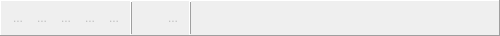
<?xml version="1.0" encoding="UTF-8"?>
<ui version="4.0">
 <class>TableToolBar</class>
 <widget class="QWidget" name="TableToolBar">
  <property name="geometry">
   <rect>
    <x>0</x>
    <y>0</y>
    <width>500</width>
    <height>36</height>
   </rect>
  </property>
  <property name="minimumSize">
   <size>
    <width>0</width>
    <height>32</height>
   </size>
  </property>
  <property name="windowTitle">
   <string>Form</string>
  </property>
  <property name="styleSheet">
   <string notr="true"/>
  </property>
  <layout class="QGridLayout" name="gridLayout">
   <property name="leftMargin">
    <number>0</number>
   </property>
   <property name="topMargin">
    <number>0</number>
   </property>
   <property name="rightMargin">
    <number>0</number>
   </property>
   <property name="bottomMargin">
    <number>0</number>
   </property>
   <property name="spacing">
    <number>0</number>
   </property>
   <item row="0" column="0">
    <widget class="QFrame" name="frame">
     <property name="minimumSize">
      <size>
       <width>0</width>
       <height>24</height>
      </size>
     </property>
     <property name="frameShape">
      <enum>QFrame::Shape::Panel</enum>
     </property>
     <property name="frameShadow">
      <enum>QFrame::Shadow::Raised</enum>
     </property>
     <layout class="QGridLayout" name="gridLayout_2">
      <property name="leftMargin">
       <number>5</number>
      </property>
      <property name="topMargin">
       <number>0</number>
      </property>
      <property name="rightMargin">
       <number>0</number>
      </property>
      <property name="bottomMargin">
       <number>0</number>
      </property>
      <property name="spacing">
       <number>1</number>
      </property>
      <item row="0" column="0">
       <layout class="QHBoxLayout" name="horizontalLayout_2">
        <property name="spacing">
         <number>0</number>
        </property>
        <item>
         <widget class="QToolButton" name="btnAdd">
          <property name="enabled">
           <bool>false</bool>
          </property>
          <property name="minimumSize">
           <size>
            <width>24</width>
            <height>24</height>
           </size>
          </property>
          <property name="toolTip">
           <string>Добавить элемент</string>
          </property>
          <property name="text">
           <string>...</string>
          </property>
          <property name="icon">
           <iconset resource="../res/controls_resource.qrc">
            <normaloff>:/img/itemAdd.png</normaloff>:/img/itemAdd.png</iconset>
          </property>
          <property name="autoRaise">
           <bool>true</bool>
          </property>
         </widget>
        </item>
        <item>
         <widget class="QToolButton" name="btnAddGroup">
          <property name="enabled">
           <bool>false</bool>
          </property>
          <property name="text">
           <string>...</string>
          </property>
          <property name="icon">
           <iconset resource="../res/controls_resource.qrc">
            <normaloff>:/img/addGroup.png</normaloff>:/img/addGroup.png</iconset>
          </property>
          <property name="autoRaise">
           <bool>true</bool>
          </property>
         </widget>
        </item>
        <item>
         <widget class="QToolButton" name="btnEdit">
          <property name="enabled">
           <bool>false</bool>
          </property>
          <property name="minimumSize">
           <size>
            <width>24</width>
            <height>24</height>
           </size>
          </property>
          <property name="toolTip">
           <string>Изменить элемент</string>
          </property>
          <property name="text">
           <string>...</string>
          </property>
          <property name="icon">
           <iconset resource="../res/controls_resource.qrc">
            <normaloff>:/img/itemEdit.png</normaloff>:/img/itemEdit.png</iconset>
          </property>
          <property name="autoRaise">
           <bool>true</bool>
          </property>
         </widget>
        </item>
        <item>
         <widget class="QToolButton" name="btnMoveTo">
          <property name="enabled">
           <bool>false</bool>
          </property>
          <property name="text">
           <string>...</string>
          </property>
          <property name="icon">
           <iconset resource="../res/controls_resource.qrc">
            <normaloff>:/img/move_to.png</normaloff>:/img/move_to.png</iconset>
          </property>
          <property name="autoRaise">
           <bool>true</bool>
          </property>
         </widget>
        </item>
        <item>
         <widget class="QToolButton" name="btnDelete">
          <property name="enabled">
           <bool>false</bool>
          </property>
          <property name="minimumSize">
           <size>
            <width>24</width>
            <height>24</height>
           </size>
          </property>
          <property name="toolTip">
           <string>Удалить</string>
          </property>
          <property name="text">
           <string>...</string>
          </property>
          <property name="icon">
           <iconset resource="../res/controls_resource.qrc">
            <normaloff>:/img/delete.png</normaloff>:/img/delete.png</iconset>
          </property>
          <property name="autoRaise">
           <bool>true</bool>
          </property>
         </widget>
        </item>
        <item>
         <widget class="QLabel" name="separator1">
          <property name="frameShape">
           <enum>QFrame::Shape::VLine</enum>
          </property>
          <property name="frameShadow">
           <enum>QFrame::Shadow::Raised</enum>
          </property>
          <property name="text">
           <string/>
          </property>
         </widget>
        </item>
        <item>
         <widget class="QToolButton" name="btnMoveUp">
          <property name="enabled">
           <bool>false</bool>
          </property>
          <property name="minimumSize">
           <size>
            <width>24</width>
            <height>24</height>
           </size>
          </property>
          <property name="toolTip">
           <string>Переместить вверх</string>
          </property>
          <property name="text">
           <string/>
          </property>
          <property name="icon">
           <iconset resource="../res/controls_resource.qrc">
            <normaloff>:/img/moveup.png</normaloff>:/img/moveup.png</iconset>
          </property>
          <property name="autoRaise">
           <bool>true</bool>
          </property>
         </widget>
        </item>
        <item>
         <widget class="QToolButton" name="btnMoveDown">
          <property name="enabled">
           <bool>false</bool>
          </property>
          <property name="minimumSize">
           <size>
            <width>24</width>
            <height>24</height>
           </size>
          </property>
          <property name="toolTip">
           <string>Переместить вниз</string>
          </property>
          <property name="text">
           <string>...</string>
          </property>
          <property name="icon">
           <iconset resource="../res/controls_resource.qrc">
            <normaloff>:/img/movedown.png</normaloff>:/img/movedown.png</iconset>
          </property>
          <property name="autoRaise">
           <bool>true</bool>
          </property>
         </widget>
        </item>
        <item>
         <widget class="QLabel" name="separator2">
          <property name="frameShape">
           <enum>QFrame::Shape::VLine</enum>
          </property>
          <property name="frameShadow">
           <enum>QFrame::Shadow::Raised</enum>
          </property>
          <property name="text">
           <string/>
          </property>
         </widget>
        </item>
        <item>
         <spacer name="horizontalSpacer">
          <property name="orientation">
           <enum>Qt::Orientation::Horizontal</enum>
          </property>
          <property name="sizeHint" stdset="0">
           <size>
            <width>40</width>
            <height>20</height>
           </size>
          </property>
         </spacer>
        </item>
       </layout>
      </item>
     </layout>
    </widget>
   </item>
  </layout>
 </widget>
 <resources>
  <include location="../res/controls_resource.qrc"/>
 </resources>
 <connections/>
</ui>
